Frame 1 (no input): blank canvas, image omitted
Frame 60 (no input): blank canvas, image omitted
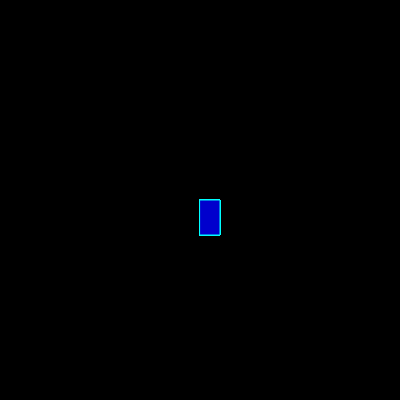
Frame 120 (the mouse pressed at the canvas centre since frame 60)

The p5.js sketch whose frames 1 and 60 were blank and that drew this single picture after the mouse press (run headless with seeded random() and noise() and a simulated clock; from frame 60 on, the mouse is pressed at the canvas centre):

// p5.js sketch
// ── sketch.js
function setup() {
  createCanvas(400, 400);
  background("black");
}

function draw() {
stroke("Aqua");
  fill("MediumBlue");
  
  if(mouseIsPressed) {
    rect(mouseX, mouseY, 20, 35);
  }
}
// ── skatch.js
function setup() {
    createCanvas(400, 400);
    background("black");
  }
  
  function draw() {
  stroke("Aqua");
    fill("MediumBlue");
    
    if(mouseIsPressed) {
      rect(mouseX, mouseY, 20, 35);
    }
  }
